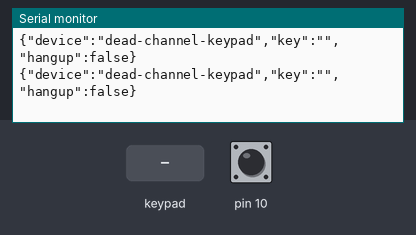
A sketch run on a simulated Arduino Uno, built with avr-gcc and run on an emulated ATmega328P. Parts: the last lines printed to the serial monitor. Wiring (inferred from the names in the program): 4×4 keypad with keys 1 2 3 A 4 5 6 B 7 8 9 C * 0 # D: rows pin 9, pin 8, pin 7, pin 6; columns pin 5, pin 4, pin 3, pin 2. The test bench sets the inputs (shaded band); at power-on: pin 10 HIGH.

Above: at 1.2 s.
1.3 s: pin 10 pulled LOW for 0.15 s
At 1.43 s:
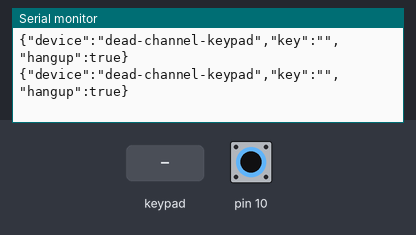
2.9 s: key 'A' pressed
At 3.03 s:
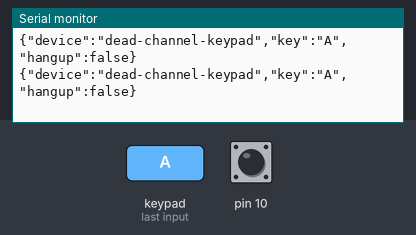
4.4 s: keypad keys 1 2 # pressed 0.4 s apart
At 5.33 s:
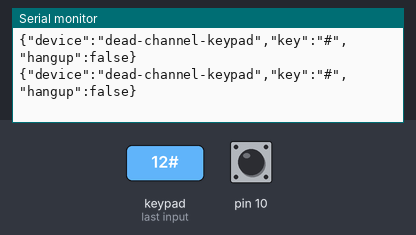
7.1 s: key 'B' pressed
At 7.23 s:
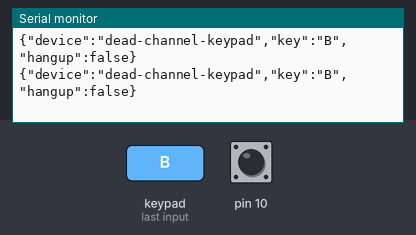
8.6 s: keypad keys 1 2 * pressed 0.4 s apart
At 9.53 s:
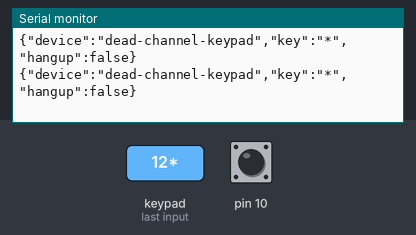
11.3 s: key 'C' pressed
At 11.43 s:
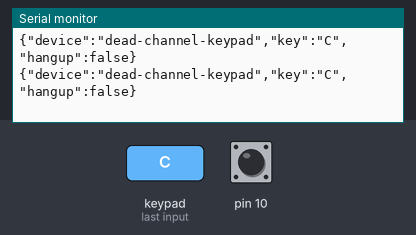

Measured:
- after the input at 1.3 s, the serial monitor: prints a new line at once (image 1)
- after the input at 2.9 s, the serial monitor: prints a new line at once (image 2)
- after the input at 4.4 s, the serial monitor: prints a new line at once (image 3)
- after the input at 7.1 s, the serial monitor: prints a new line at once (image 4)
- after the input at 8.6 s, the serial monitor: prints a new line at once (image 5)
- after the input at 11.3 s, the serial monitor: prints a new line at once (image 6)

The sketch:

keypad_station.ino
```cpp
#include <Arduino.h>
const uint8_t rows[]={9,8,7,6},cols[]={5,4,3,2};
const char keys[4][4]={{'1','2','3','A'},{'4','5','6','B'},{'7','8','9','C'},{'*','0','#','D'}};
char candidate=0,stable=0;
bool buttonCandidate=false,button=false;
uint32_t changed=0,buttonChanged=0,lastReport=0;
char scan(){
 char result=0;uint8_t found=0;
 for(uint8_t r=0;r<4;r++){
  digitalWrite(rows[r],LOW);pinMode(rows[r],OUTPUT);delayMicroseconds(10);
  for(uint8_t c=0;c<4;c++)if(digitalRead(cols[c])==LOW){result=keys[r][c];found++;}
  pinMode(rows[r],INPUT_PULLUP);
 }
 return found==1?result:0; // Ignore ambiguous simultaneous presses.
}
void setup(){
 for(uint8_t i=0;i<4;i++){pinMode(rows[i],INPUT_PULLUP);pinMode(cols[i],INPUT_PULLUP);}
 pinMode(10,INPUT_PULLUP);Serial.begin(115200);
}
void loop(){
 const uint32_t now=millis();bool report=false;char value=scan();
 if(value!=candidate){candidate=value;changed=now;}
 if(now-changed>=25&&stable!=candidate){stable=candidate;report=true;}
 bool pressed=digitalRead(10)==LOW;
 if(pressed!=buttonCandidate){buttonCandidate=pressed;buttonChanged=now;}
 if(now-buttonChanged>=25&&button!=buttonCandidate){button=buttonCandidate;report=true;}
 if(report||now-lastReport>=100){
  lastReport=now;Serial.print(F("{\"device\":\"dead-channel-keypad\",\"key\":\""));
  if(stable)Serial.print(stable);Serial.print(F("\",\"hangup\":"));Serial.print(button?F("true"):F("false"));Serial.println('}');
 }
 delay(2);
}
```
